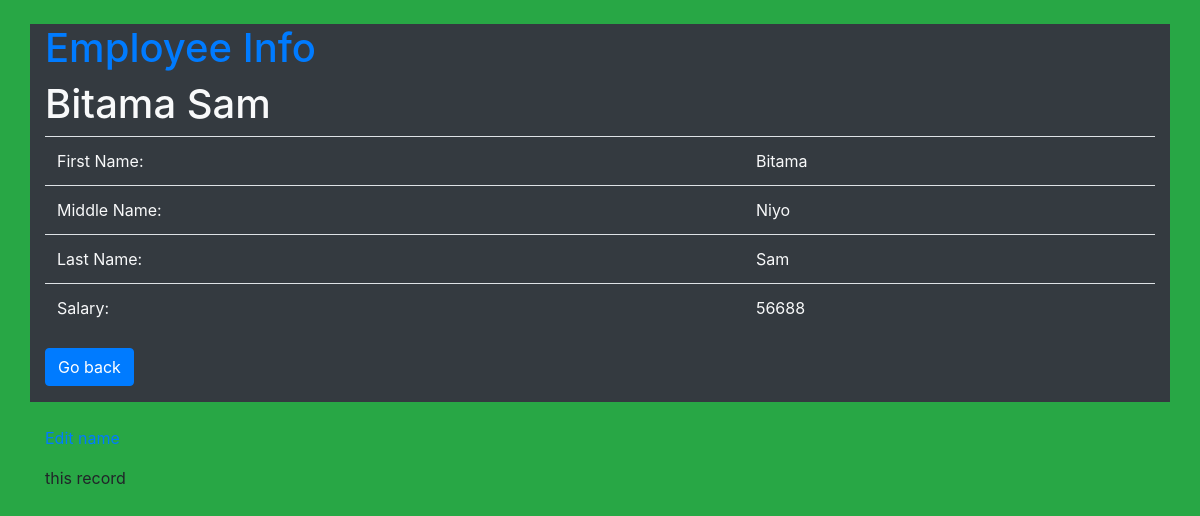
The page /employees/8 on the database its author committed.
### demo_app/models.py (models this page shows)
class Employee(models.Model):
    first_name = models.CharField(max_length=50)
    middle_name = models.CharField(max_length=50)
    last_name = models.CharField(max_length=50)
    salary=models.IntegerField()
    department = models.ForeignKey(Department, related_name="employees",on_delete=models.CASCADE)
    created_at = models.DateTimeField(auto_now_add=True)
    updated_at = models.DateTimeField(auto_now=True)

### demo_app/views.py (the view)
# urls.py: path("employees/<int:employee_id>",views.employee_info),
def employee_info(request,employee_id):
    context ={
        "employee":Employee.objects.get(id=employee_id)
    }
    return render(request,"info.html",context)

### demo_app/templates/info.html (shortened to what this page needs)
<!DOCTYPE html>
<html lang="en">
<head>
    <link rel="stylesheet" href="https://stackpath.bootstrapcdn.com/bootstrap/4.3.1/css/bootstrap.min.css">
</head>
<body class="bg-success">
    <div class="container bg-dark text-light mt-4">
        <h1 class="text-primary">Employee Info</h1>
    <h1>{{employee.first_name}} {{employee.last_name}}</h1>
        <table class="table text-light">
            <tbody  >
                <tr>
                    <td>First Name:</td>
                    <td>{{employee.first_name}}</td>
                </tr>
                <tr>
                    <td>Middle Name:</td>
                    <td>{{employee.middle_name}}</td>
                </tr>
                <tr>
                    <td>Last Name:</td>
                    <td>{{employee.last_name}}</td>
                </tr>
                <tr>
                    <td>Salary:</td>
                    <td>{{employee.salary}}</td>
                </tr>
            </tbody>
        </table>
        <a href="/"class="btn btn-primary mb-3">Go back </a>
    </div>
    <div class="container mt-4"><p><a href="/employees/{{employee.id}}/edit">Edit name</a></p>this record</div>
</body>
</html>

### rows shown on the page
Employee: first_name "Bitama", last_name "Sam", middle_name "Niyo", salary "56688"
